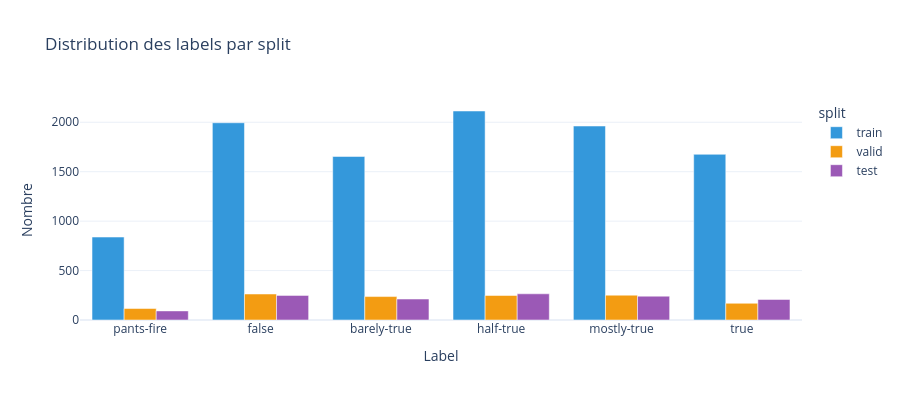

The code cell stored with this chart in its notebook:
### Code cell
# Distribution des labels par split (train/valid/test)
split_label = df.groupby(["split", "label"]).size().reset_index(name="count")

fig = px.bar(
    split_label, x="label", y="count", color="split",
    barmode="group",
    category_orders={"label": LABEL_ORDER, "split": ["train", "valid", "test"]},
    title="Distribution des labels par split",
    labels={"count": "Nombre", "label": "Label"},
    color_discrete_sequence=["#3498db", "#f39c12", "#9b59b6"],
)
fig.update_layout(template="plotly_white", height=400)
fig.show()

### Figure 1 — Plotly figure (JSON) as saved in the notebook; plotly's stock layout.template omitted (floating-point values rounded to 4 significant figures)
{"data": [{"alignmentgroup": "True", "hovertemplate": "split=train<br>Label=%{x}<br>Nombre=%{y}<extra></extra>", "legendgroup": "train", "marker": {"color": "#3498db", "pattern": {"shape": ""}}, "name": "train", "offsetgroup": "train", "orientation": "v", "showlegend": true, "textposition": "auto", "type": "bar", "x": ["barely-true", "false", "half-true", "mostly-true", "pants-fire", "true"], "xaxis": "x", "y": [1654, 1995, 2114, 1962, 839, 1676], "yaxis": "y"}, {"alignmentgroup": "True", "hovertemplate": "split=valid<br>Label=%{x}<br>Nombre=%{y}<extra></extra>", "legendgroup": "valid", "marker": {"color": "#f39c12", "pattern": {"shape": ""}}, "name": "valid", "offsetgroup": "valid", "orientation": "v", "showlegend": true, "textposition": "auto", "type": "bar", "x": ["barely-true", "false", "half-true", "mostly-true", "pants-fire", "true"], "xaxis": "x", "y": [237, 263, 248, 251, 116, 169], "yaxis": "y"}, {"alignmentgroup": "True", "hovertemplate": "split=test<br>Label=%{x}<br>Nombre=%{y}<extra></extra>", "legendgroup": "test", "marker": {"color": "#9b59b6", "pattern": {"shape": ""}}, "name": "test", "offsetgroup": "test", "orientation": "v", "showlegend": true, "textposition": "auto", "type": "bar", "x": ["barely-true", "false", "half-true", "mostly-true", "pants-fire", "true"], "xaxis": "x", "y": [212, 249, 265, 241, 92, 208], "yaxis": "y"}], "layout": {"barmode": "group", "height": 400, "legend": {"title": {"text": "split"}, "tracegroupgap": 0}, "title": {"text": "Distribution des labels par split"}, "xaxis": {"anchor": "y", "categoryarray": ["pants-fire", "false", "barely-true", "half-true", "mostly-true", "true"], "categoryorder": "array", "domain": [0, 1], "title": {"text": "Label"}}, "yaxis": {"anchor": "x", "domain": [0, 1], "title": {"text": "Nombre"}}}}
